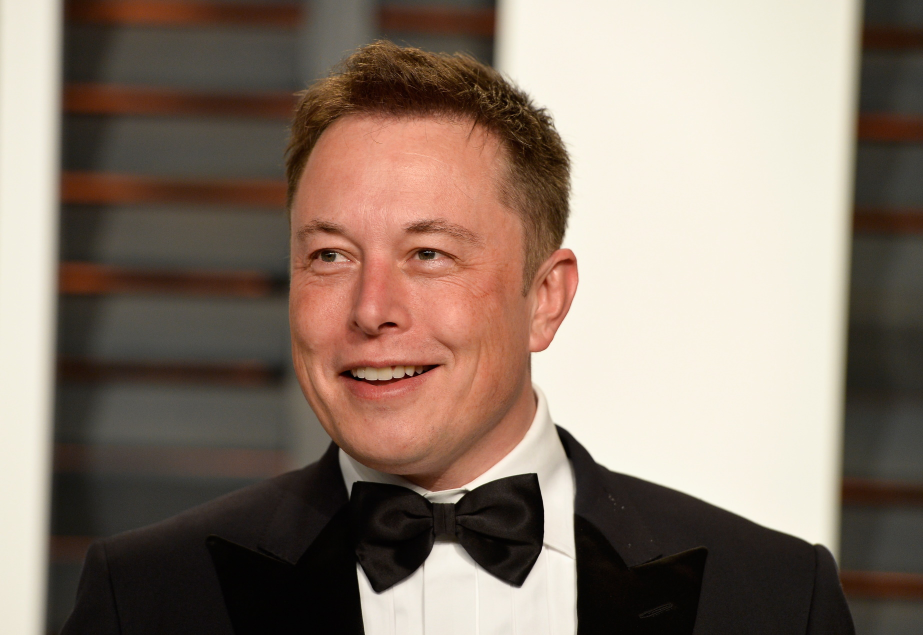
#> input picture PhotoEdu/ElonMusk.jpg, 1846 x 1270 px (shown at 1/2 size)
$ python SampleTransformation.py
#> lines starting #> are read from the running program, lines starting #| are printed output that depends on the picture
import cv2 as cv
import numpy as np

img = cv.imread('PhotoEdu/ElonMusk.jpg')
#> img is the input picture: shape (1270, 1846, 3); mean B, G, R 109.8, 122.6, 139.2
cv.imshow('Elon', img)

def translate(img, x, y):
#> called with x = 100, y = 100
    transMat = np.float32([[1, 0, x], [0, 1, y]])
    dimensions = (img.shape[1], img.shape[0])
#> dimensions = (1846, 1270)
    return cv.warpAffine(img, transMat, dimensions)
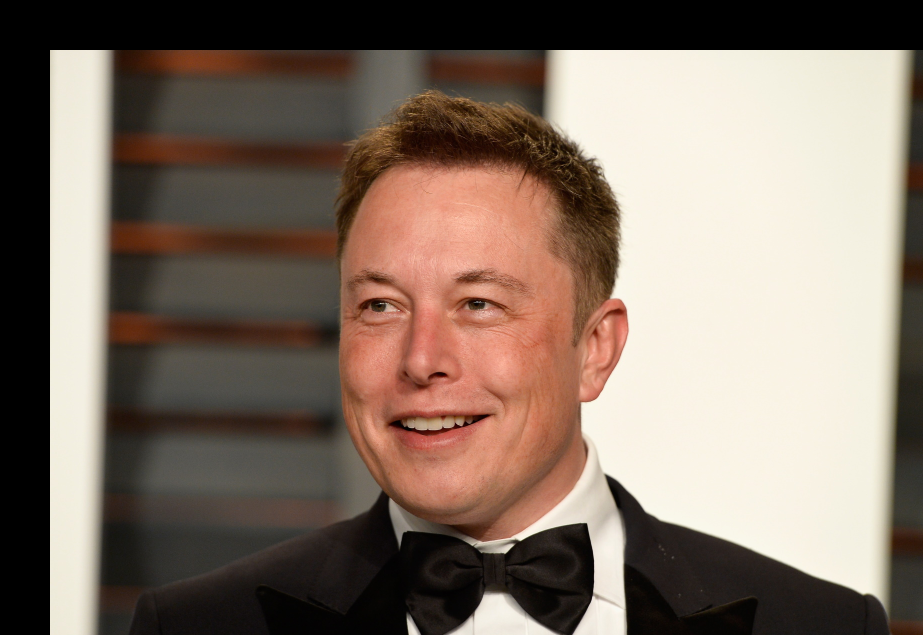
#> returned value: shape (1270, 1846, 3) (shown at 1/2 size); mean of channels 0, 1, 2 102.1, 114, 130; drawn as B, G, R


# -x => Left
# -y => Up
# x => Right
# y => Dawn

translate = translate(img, 100, 100)
cv.imshow('translate', translate)

#Rotation
def rotate(img, angle, rotPoint=None):
#> called with angle = 45
    (height, width) = img.shape[:2]
#> height = 1270; width = 1846

    if rotPoint is None:
        rotPoint = (width//2, height//2)
#> rotPoint = (923, 635)
    rotMat = cv.getRotationMatrix2D(rotPoint, angle, 1.0)
    dimensions = (width, height)
#> dimensions = (1846, 1270)

    return cv.warpAffine(img, rotMat, dimensions)
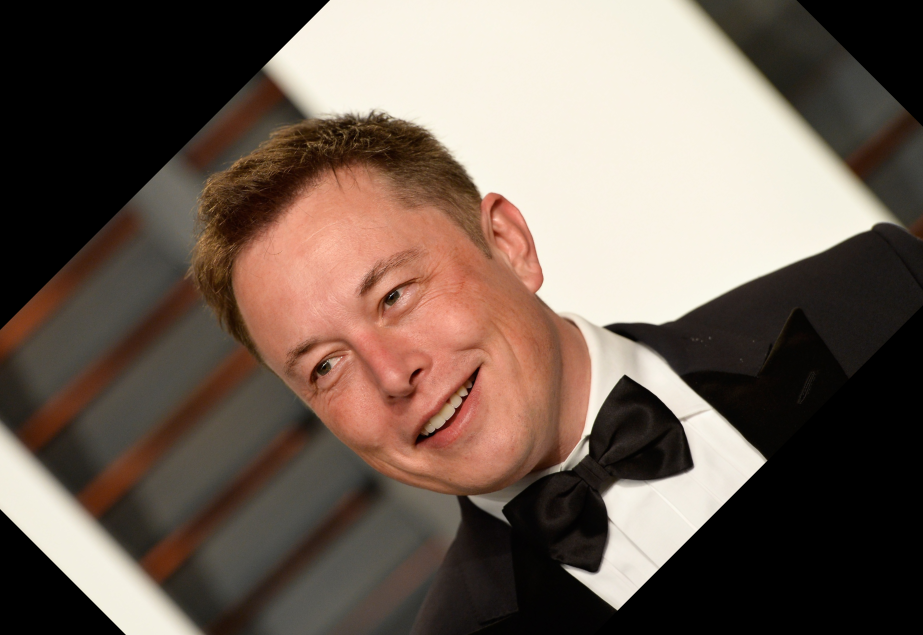
#> returned value: shape (1270, 1846, 3) (shown at 1/2 size); mean of channels 0, 1, 2 86, 96.6, 112; drawn as B, G, R

rotated01 = rotate(img, 45)
cv.imshow('rotated01', rotated01)

#Resizing
resize = cv.resize(img, (500, 500), interpolation=cv.INTER_CUBIC)
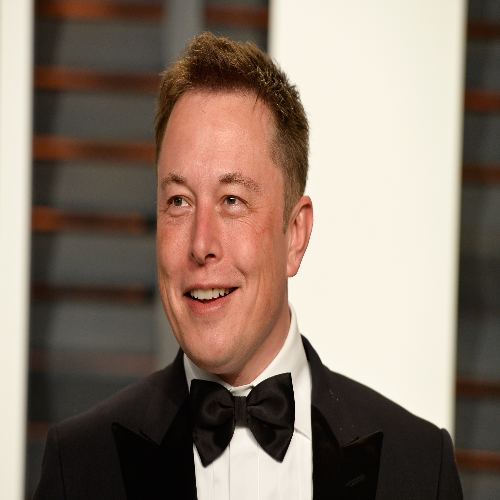
#> resize: shape (500, 500, 3); mean B, G, R 109.8, 122.6, 139.2
cv.imshow('Resize', resize)

#Flipping
flip = cv.flip(img, -1)
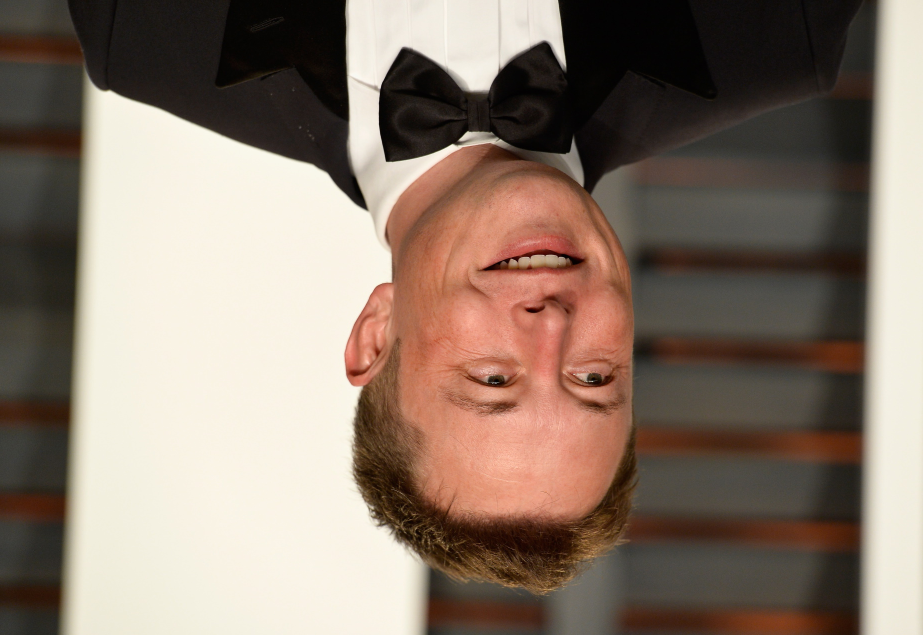
#> flip: shape (1270, 1846, 3) (shown at 1/2 size); mean B, G, R 109.8, 122.6, 139.2
cv.imshow('flip', flip)
#0 - verticle
#-1 - verticle and horizontal
#1 - horizontal

#Cropped
cropped = img[200:400, 300:400]
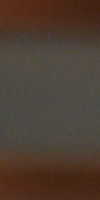
#> cropped: shape (200, 100, 3); mean B, G, R 50.5, 62.1, 77.7
cv.imshow('cropped', cropped)

cv.waitKey(0)

$ run again, with PhotoEdu/Richard.jpg copied over PhotoEdu/ElonMusk.jpg
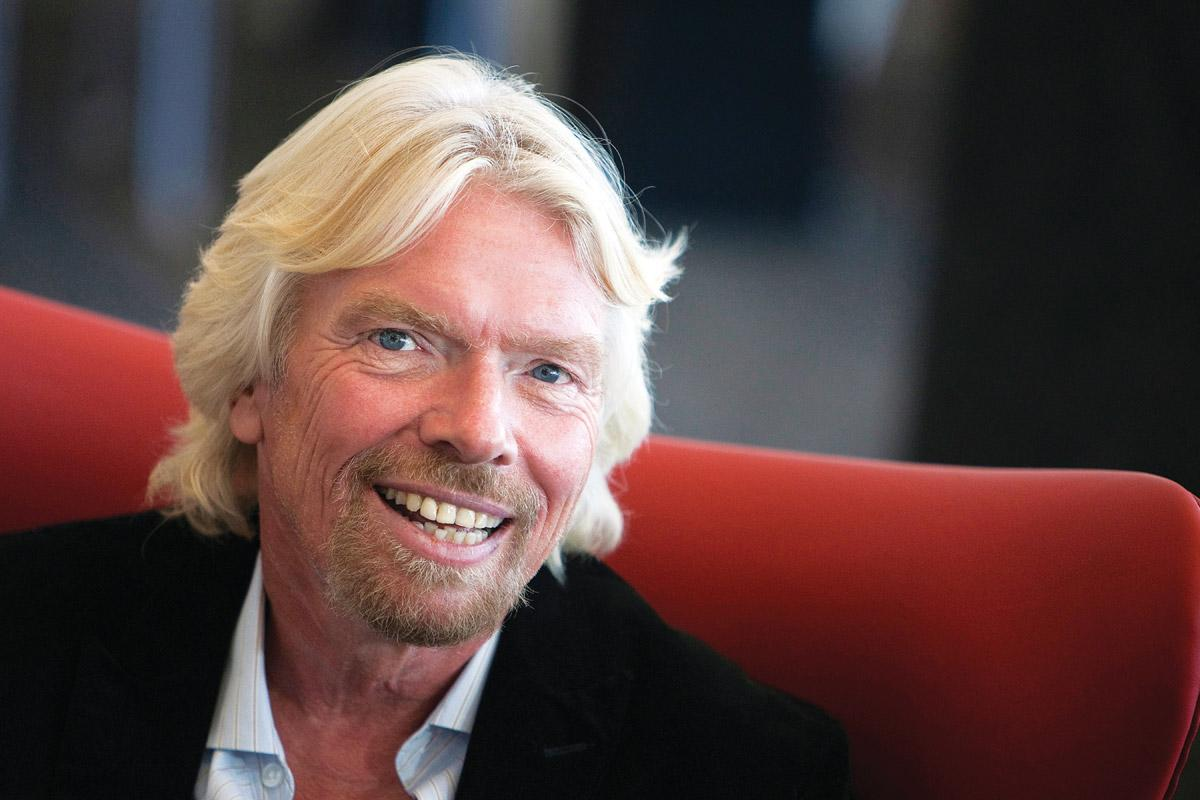
#> input picture PhotoEdu/Richard.jpg, 1200 x 800 px
#> img is the input picture: shape (800, 1200, 3); mean B, G, R 63.6, 65.3, 90
#> `flip = cv.flip(img, -1)`:
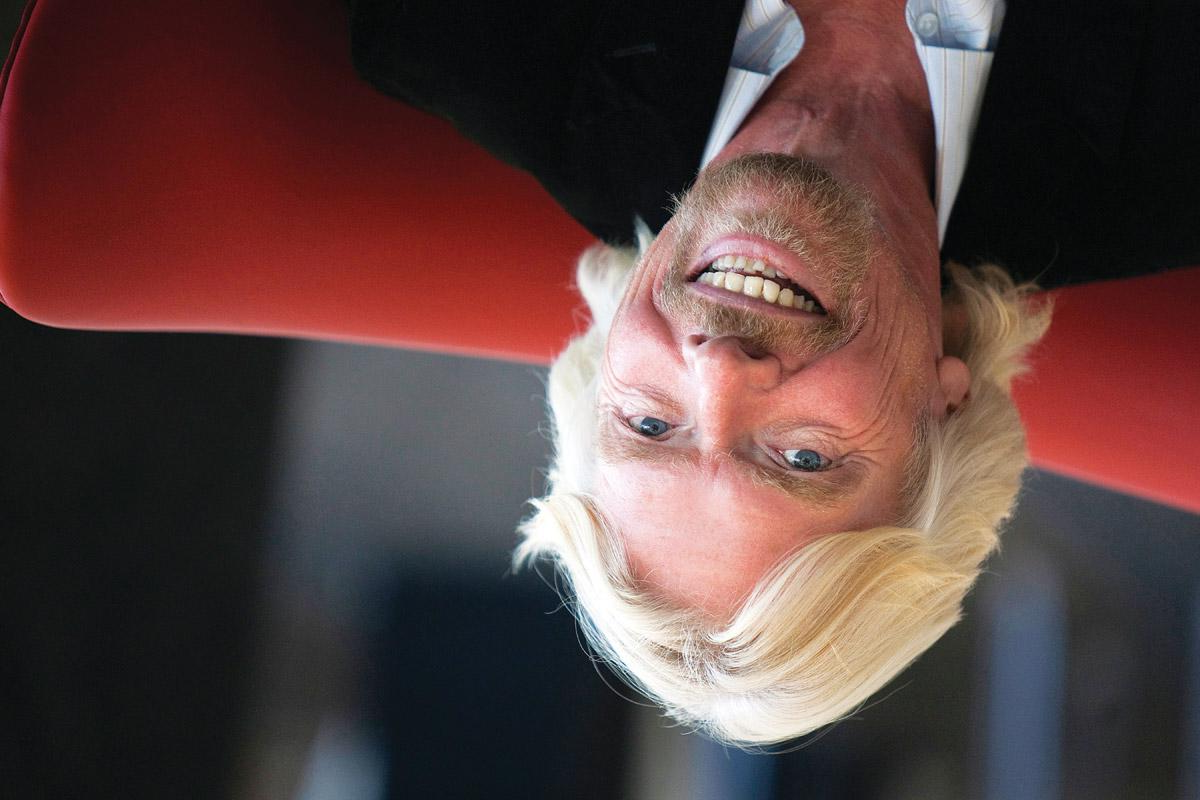
#> flip: shape (800, 1200, 3); mean B, G, R 63.6, 65.3, 90
#> `cropped = img[200:400, 300:400]`:
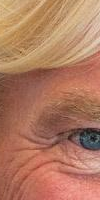
#> cropped: shape (200, 100, 3); mean B, G, R 96.3, 122.2, 176.7

$ run again, with PhotoEdu/VernerBraun.jpg copied over PhotoEdu/ElonMusk.jpg
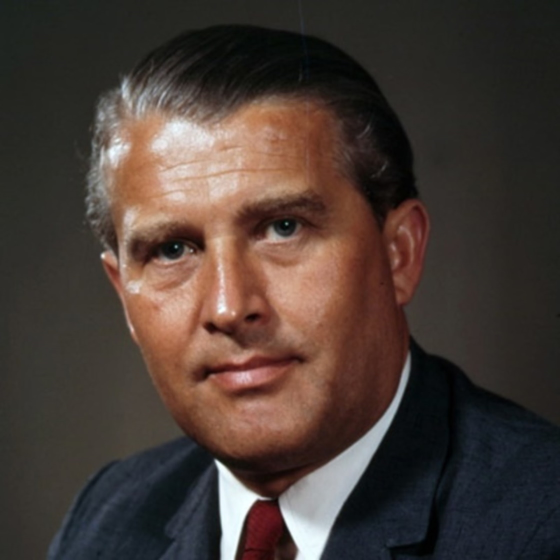
#> input picture PhotoEdu/VernerBraun.jpg, 1120 x 1120 px (shown at 1/2 size)
#> img is the input picture: shape (1120, 1120, 3); mean B, G, R 53.7, 59.8, 72.4
#> `flip = cv.flip(img, -1)`:
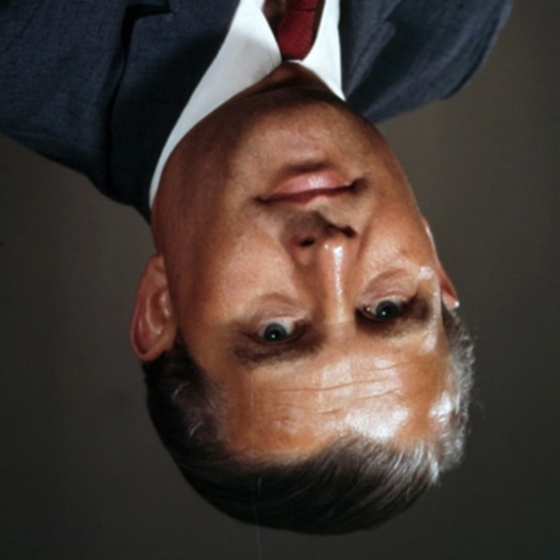
#> flip: shape (1120, 1120, 3) (shown at 1/2 size); mean B, G, R 53.7, 59.8, 72.4
#> `cropped = img[200:400, 300:400]`:
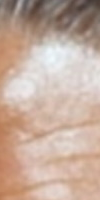
#> cropped: shape (200, 100, 3); mean B, G, R 157.9, 172.1, 197
